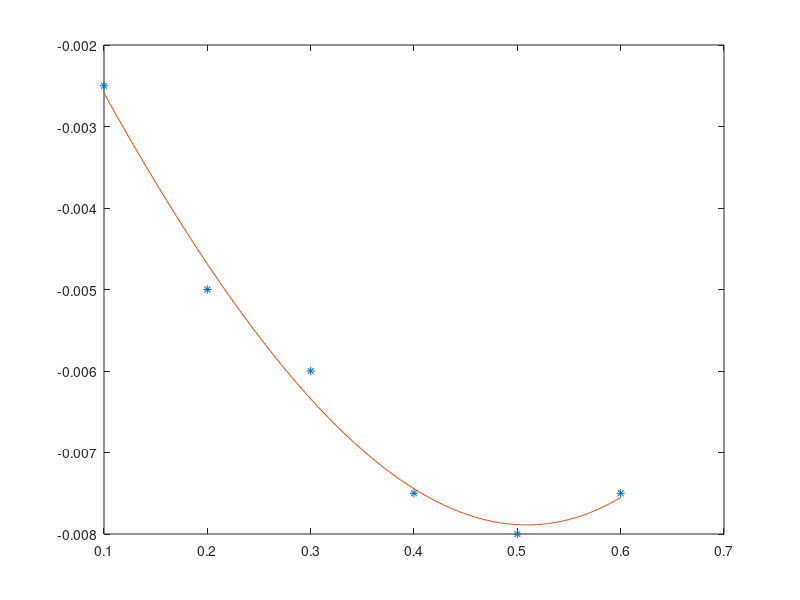

Here is the MATLAB script that generated this plot:
clc;
clear;
T=[0.1,0.2,0.3,0.4,0.5,0.6];     % T is the different a/b ratio
R=[0,0.25,0.5,0.75,1];           % R is the ratio of r/b
%we will not use R here
S=[-0.0025	-0.005	-0.006	-0.0075	-0.008	-0.0075];           % S is the results the summation of the Bessel function
p=polyfit(T,S,3);
x=linspace(T(1),T(6));
y=polyval(p,x);
plot(T,S,'*')
hold on
plot(x,y)

%1-b
% z=0.9L 
% [0.2472,0.275,0.256,0.2222,0.1839,0.1445] 0
% [0.0451,0.103,0.166,0.1755,0.1569,0.1283] 0.25
% [-0.00095,0,0.0054,0.0191,0.0477,0.066] 0.5
% [-0.01285,-0.02495,-0.03545,-0.0433,-0.0471,-0.0446] 0.75
% [-0.0155,-0.03045,-0.04423,-0.0562,-0.06545,-0.0708] 1

%z=0.5L
% [0.0442,0.0738185,0.0862643,0.0858046,0.0771981,0.0639] 0
% [0.0222406,0.042425,0.057194,0.0635947,0.0616503,0.05354205] 0.25
% [0.00214305,0.00501293,0.0091278,0.014382,0.0194279,0.0219] 0.5
% [-0.00551173,-0.0105325,-0.0145532,-0.0170442,-0.0175015,-0.0156222] 0.75
% [-0.00734747,-0.01431,-0.0204742,-0.0257392,-0.0284892,-0.0291889] 1

%z=0.1L
% [0.0061,0.0108,0.0136,0.01427,0.01334,0.0113] 0
% [0.00378,0.00706,0.00943,0.01057,0.01046,0.00925] 0.25
% [0.00057,0.00123,0.002,0.0026,0.003375,0.00358] 0.5
% [-0.00095,-0.00182,-0.002486,-0.002873,-0.00292,-0.00261] 0.75
% [-0.00135,-0.00262,-0.003718,-0.00455,-0.00501,-0.00501] 1

%5-b
%z=0.98L
% [0.25,0.28,0.265,0.231,0.193,0.1525] 0
% [0.0475	0.107	0.172	0.1824	0.164	0.13453] 0.25
% [-0.0002	0.0015	0.0073	0.0215	0.0501	0.0684] 0.5
% [-0.0135	-0.0262	-0.03705	-0.0452	-0.049	-0.046] 0.75
% [-0.0166	-0.0326	-0.0472	-0.0597	-0.069	-0.0742] 1

%z=0.9L
% [0.0489	0.082658	0.098123	0.0992915	0.0908421	0.076369] 0
% [0.0257577	0.049105	0.066245	0.074	0.072302	0.063354] 0.25
% [0.00321545	0.00707205	0.012	0.017806	0.0230716	0.025386] 0.5
% [-0.00647381	-0.0123483	-0.0170195	-0.0198887	-0.0204184	-0.01831175] 0.75
% [-0.00902457	-0.0175	-0.0248682	-0.03054	-0.0338977	-0.0342953] 1

%z=0.8L
% [0.0129	0.0238	0.0311	0.034	0.032	0.03] 0
% [0.00903	0.01694	0.02278	0.027	0.026	0.024] 0.25
% [0.00216	0.00425	0.00622	0.00781	0.009	0.009] 0.5
% [-0.00239	-0.00451	-0.006138	-0.0069	-0.007	-0.0065] 0.75
% [-0.00381	-0.0073	-0.010172	-0.013	-0.014	-0.013] 1

%z=0.75L
%[0.0073495	0.0125	0.0175	0.02	0.02	0.018] 0
%[0.005	0.01	0.013	0.015	0.015	0.015] 0.25
%[0.0015	0.003	0.004	0.005	0.0055	0.0052] 0.5
%[-0.0015	-0.0028	-0.0039	-0.0041	-0.0042	-0.004] 0.75
%[-0.0025	-0.005	-0.006	-0.0075	-0.008	-0.0075] 1

%z=0 with r=b
% [-0.019	-0.0375	-0.055	-0.07	-0.0815	-0.089] r=b
% [-0.015	-0.03	-0.044	-0.05555	-0.065	-0.073] r=0.8b


